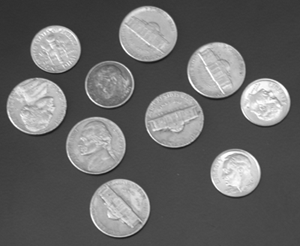
#> input picture data/coins.png, 300 x 246 px
$ python region_property.py
#> lines starting #> are read from the running program, lines starting #| are printed output that depends on the picture; after the words box and inside, x2 and y2 are one past the last pixel; in counts of white or black regions, pixels touching at a corner belong together
import cv2
import numpy as np
import matplotlib.pyplot as plt

# Load image and convert to grayscale
img = cv2.imread('data/coins.png')  # Ensure this image exists in your data folder
#> img is the input picture: shape (246, 300, 3); min 23, max 255, mean 103
gray = cv2.cvtColor(img, cv2.COLOR_BGR2GRAY)

# Apply thresholding
_, thresh = cv2.threshold(gray, 0, 255, cv2.THRESH_BINARY + cv2.THRESH_OTSU)
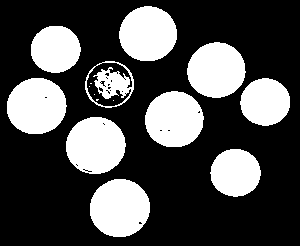
#> thresh: shape (246, 300); 30.2% white; 15 white regions (5 under 20 px)

# Find contours
contours, hierarchy = cv2.findContours(thresh, cv2.RETR_EXTERNAL, cv2.CHAIN_APPROX_SIMPLE)
#> contours = 10 contours; largest, box (x1, y1, x2, y2) and area: (90, 179, 150, 237) 2670, (66, 117, 126, 174) 2598, (7, 78, 67, 134) 2568, (145, 91, 204, 147) 2512, (187, 42, 246, 98) 2464

# Create a copy of the original image for visualization
output_img = img.copy()

# Loop through each contour and compute properties
for cnt in contours:
    # Bounding box
    x, y, w, h = cv2.boundingRect(cnt)
    cv2.rectangle(output_img, (x, y), (x + w, y + h), (0, 255, 0), 2)

    # Rotated bounding box
    rect = cv2.minAreaRect(cnt)
    box = cv2.boxPoints(rect)
    box = np.intp(box)
    cv2.drawContours(output_img, [box], 0, (0, 0, 255), 2)

    # Compute contour properties
    area = cv2.contourArea(cnt)
    perimeter = cv2.arcLength(cnt, True)

    # Convex Hull
    hull = cv2.convexHull(cnt)
    cv2.drawContours(output_img, [hull], 0, (255, 255, 0), 2)

    # Minimum enclosing circle
    (circle_x, circle_y), radius = cv2.minEnclosingCircle(cnt)
    center = (int(circle_x), int(circle_y))
    radius = int(radius)
    cv2.circle(output_img, center, radius, (255, 0, 255), 2)

    # Moments to find centroid
    M = cv2.moments(cnt)
    if M["m00"] != 0:
        cx = int(M["m10"] / M["m00"])
        cy = int(M["m01"] / M["m00"])
        cv2.circle(output_img, (cx, cy), 5, (0, 255, 255), -1)
#> this loop made 10 passes
#> (x, y, w, h, rect, box, area, perimeter) on passes 4, 5, 8, 9: (145, 91, 59, 56, ((174, 118.5), (55, 58), -90), [[203, 146], [145, 146], [145, 91], [203, 91]], 2512.5, 187.9), (240, 78, 50, 48, ((264.8, 101.8), (48.08, 47.38), -45), [[264, 135], [231, 102], [265, 68], [298, 101]], 1795.5, 158.6), (187, 42, 59, 56, ((216, 70), (56.57, 55.15), -45), [[215, 109], [176, 70], [216, 30], [255, 69]], 2464, 186.2), (31, 26, 50, 47, ((55.5, 49), (46, 49), -90), [[80, 72], [31, 72], [31, 26], [80, 26]], 1785, 158.4)
#> (x, y, w, h, rect, box, area, perimeter) on passes 1, 2, 3, 6, 7, 10: (90, 179, 60, 58, ((119.5, 207.5), (57, 59), -90), [[149, 236], [90, 236], [90, 179], [149, 179]], 2669.5, 192.8), (210, 149, 51, 48, ((235, 172.5), (47, 50), -90), [[260, 196], [210, 196], [210, 149], [260, 149]], 1823, 161.2), (66, 117, 60, 57, ((95.5, 145), (56, 59), -90), [[125, 173], [66, 173], [66, 117], [125, 117]], 2597.5, 190.8), (7, 78, 60, 56, ((36.5, 105.5), (55, 59), -90), [[66, 133], [7, 133], [7, 78], [66, 78]], 2568.5, 189.9), (85, 61, 49, 47, ((109, 84), (46, 48), -90), [[133, 107], [85, 107], [85, 61], [133, 61]], 1742, 156.4), (119, 6, 58, 55, ((147.5, 33), (54, 57), -90), [[176, 60], [119, 60], [119, 6], [176, 6]], 2430, 184.5)
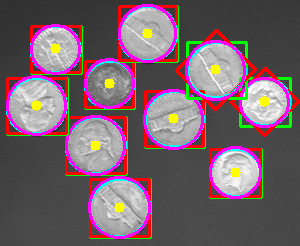
#> output_img: shape (246, 300, 3); 16.58% of pixels changed, all inside (x1, y1, x2, y2) = (6, 4, 300, 239)

# Display results
fig, axs = plt.subplots(1, 2, figsize=(10, 5))

axs[0].imshow(cv2.cvtColor(thresh, cv2.COLOR_BGR2RGB))
axs[0].set_title("Thresholded Image")
axs[0].axis("off")

axs[1].imshow(cv2.cvtColor(output_img, cv2.COLOR_BGR2RGB))
axs[1].set_title("Contours & Properties")
axs[1].axis("off")

plt.show()
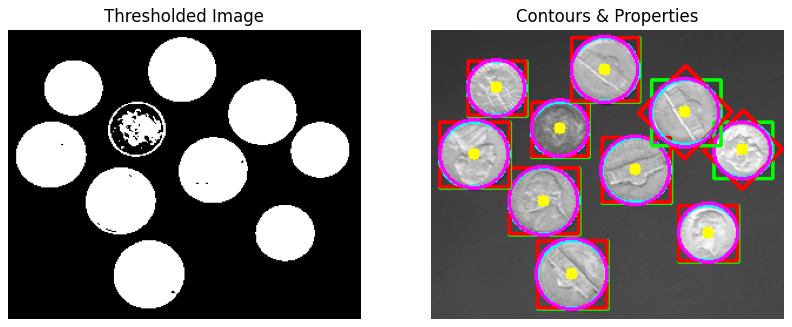
#> figure drawn by matplotlib, 2 panels
